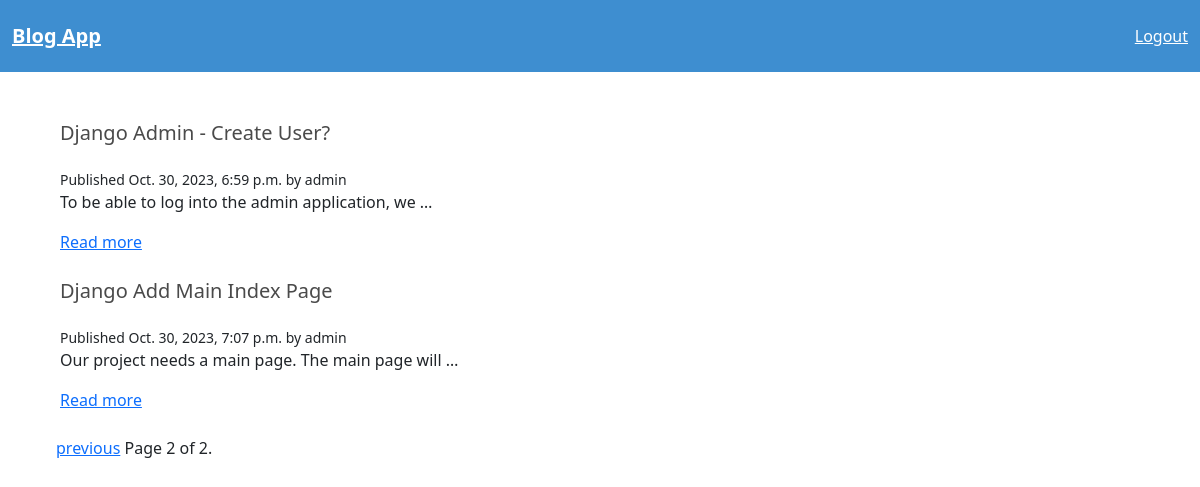
The page /blog?page=2 (signed in) on the database its author committed.
### app/models.py (models this page shows)
class Blog(models.Model):
    title = models.CharField(max_length=200)
    content = models.TextField()
    created_at = models.DateTimeField(auto_now_add=True)
    author = models.ForeignKey(User, on_delete=models.CASCADE)

### app/views.py (the view)
# urls.py: path('blog',views.blog,name='blog'),
@login_required()
def blog(request):
    blog_list=Blog.objects.all()
    paginator = Paginator(blog_list,5)
    page = request.GET.get('page')
    try:
        obj = paginator.page(page)
    except PageNotAnInteger:
        obj = paginator.page(1)  #
    except EmptyPage:
        obj = paginator.page(paginator.num_pages)
        return HttpResponse("Page does not exist. This is the last page.")
    return render(request, 'blog.html', {'obj': obj})

### templates/blog.html (shortened to what this page needs)
{% extends 'base.html' %}
{% block content %}
    {% for post in obj %}
        <div class="post block">
            <h2 class="subtitle">{{ post.title }}</h2>
            <small>Published {{ post.created_at }} by {{ post.author }}</small>
            <p>{{ post.content|truncatewords:10 }}</p>
            <a href="{% url 'post_detail' post.id %}">Read more</a>
        </div>
    {% endfor %}
    <div class="pagination">
        <span class="step-links">
            {% if obj.has_previous %}
                <a href="?page={{ obj.previous_page_number }}">previous</a>
            {% endif %}
            <span class="current-page">Page {{ obj.number }} of {{ obj.paginator.num_pages }}.</span>
        </span>
    </div>
{% endblock %}

### rows shown on the page
Blog: title "Django Admin - Create User?", created_at "Oct. 30, 2023, 6:59 p.m.", author "admin", content "To be able to log into the admin application, we …"
Blog: title "Django Add Main Index Page", created_at "Oct. 30, 2023, 7:07 p.m.", author "admin", content "Our project needs a main page. The main page will …"

### other values the page prints
{{ obj.number }} "2"
{{ obj.paginator.num_pages }} "2"
